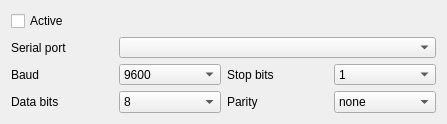
<?xml version="1.0" encoding="UTF-8"?>
<ui version="4.0">
 <class>SerialSettingsWidget</class>
 <widget class="QWidget" name="SerialSettingsWidget">
  <property name="geometry">
   <rect>
    <x>0</x>
    <y>0</y>
    <width>447</width>
    <height>124</height>
   </rect>
  </property>
  <property name="minimumSize">
   <size>
    <width>0</width>
    <height>124</height>
   </size>
  </property>
  <property name="windowTitle">
   <string>Form</string>
  </property>
  <layout class="QGridLayout" name="gridLayout" rowstretch="0,0,0,0">
   <item row="3" column="3">
    <widget class="QComboBox" name="parity">
     <item>
      <property name="text">
       <string>none</string>
      </property>
     </item>
     <item>
      <property name="text">
       <string>odd</string>
      </property>
     </item>
     <item>
      <property name="text">
       <string>even</string>
      </property>
     </item>
    </widget>
   </item>
   <item row="3" column="2">
    <widget class="QLabel" name="label_5">
     <property name="text">
      <string>Parity</string>
     </property>
    </widget>
   </item>
   <item row="2" column="3">
    <widget class="QComboBox" name="stopBits">
     <item>
      <property name="text">
       <string>1</string>
      </property>
     </item>
     <item>
      <property name="text">
       <string>1.5</string>
      </property>
     </item>
     <item>
      <property name="text">
       <string>2</string>
      </property>
     </item>
    </widget>
   </item>
   <item row="2" column="2">
    <widget class="QLabel" name="label_4">
     <property name="text">
      <string>Stop bits</string>
     </property>
    </widget>
   </item>
   <item row="2" column="1">
    <widget class="QComboBox" name="baud">
     <property name="currentIndex">
      <number>2</number>
     </property>
     <item>
      <property name="text">
       <string>1200</string>
      </property>
     </item>
     <item>
      <property name="text">
       <string>4800</string>
      </property>
     </item>
     <item>
      <property name="text">
       <string>9600</string>
      </property>
     </item>
     <item>
      <property name="text">
       <string>19200</string>
      </property>
     </item>
     <item>
      <property name="text">
       <string>38400</string>
      </property>
     </item>
     <item>
      <property name="text">
       <string>57600</string>
      </property>
     </item>
     <item>
      <property name="text">
       <string>115200</string>
      </property>
     </item>
    </widget>
   </item>
   <item row="3" column="1">
    <widget class="QComboBox" name="dataBits">
     <property name="currentIndex">
      <number>1</number>
     </property>
     <item>
      <property name="text">
       <string>7</string>
      </property>
     </item>
     <item>
      <property name="text">
       <string>8</string>
      </property>
     </item>
    </widget>
   </item>
   <item row="0" column="0">
    <widget class="QCheckBox" name="checkBox">
     <property name="text">
      <string>Active</string>
     </property>
    </widget>
   </item>
   <item row="1" column="1" colspan="3">
    <widget class="QComboBox" name="serialPort"/>
   </item>
   <item row="2" column="0">
    <widget class="QLabel" name="label_2">
     <property name="text">
      <string>Baud</string>
     </property>
    </widget>
   </item>
   <item row="3" column="0">
    <widget class="QLabel" name="label_3">
     <property name="text">
      <string>Data bits</string>
     </property>
    </widget>
   </item>
   <item row="1" column="0">
    <widget class="QLabel" name="label">
     <property name="text">
      <string>Serial port</string>
     </property>
    </widget>
   </item>
  </layout>
 </widget>
 <resources/>
 <connections/>
</ui>
